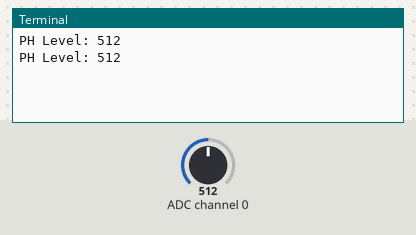
Simulated run of this program. Board: Raspberry Pi (BCM pin numbers). Shown: the last lines printed to the terminal. The inputs (shaded band) are chosen by the test bench; at power-on: ADC channel 0 = 512 (analog values on the 0–1023 scale).

Above: at 1.2 s.
1.3 s: ADC channel 0 set to 716
At 2.6 s:
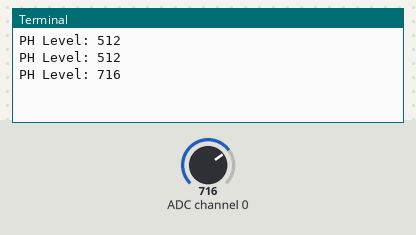
2.8 s: ADC channel 0 set to 900
At 3.5 s:
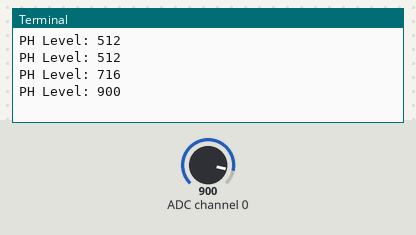
Timing chart, 0 to 5.8 s (numbered marks = the images above; inputs shaded):
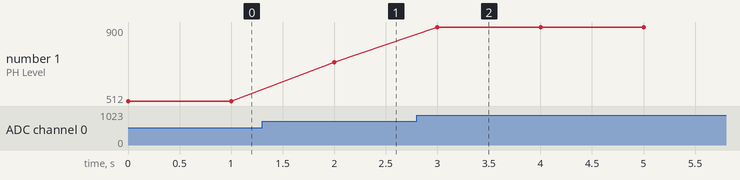

The program:

ph-sensor.py
```python
import time
import spidev

# Open SPI bus
spi = spidev.SpiDev()
spi.open(0,0)
spi.max_speed_hz=1000000

# Function to read SPI data from MCP3008 chip
# Channel must be an integer 0-7
def readadc(adcnum):
    if adcnum > 7 or adcnum < 0:
        return -1
    r = spi.xfer2([1, 8 + adcnum << 4, 0])
    data = ((r[1] & 3) << 8) + r[2]
    return data

# Define sensor channels
# (channels 3 to 7 unused)
ph_channel = 0

# Define delay between readings (s)
delay = 1

while True:
    # Read the ph sensor data
    ph_level = readadc(ph_channel)
    print("PH Level: {}".format(ph_level))

    # Wait before repeating loop
    time.sleep(delay)
```

Measured:
- after the input at 1.3 s, the terminal: prints a new line after 0.70 s (image 1)
- after the input at 2.8 s, the terminal: prints a new line after 0.20 s (image 2)
- plotted number 1: 512 → 716 after the input at 1.3 s, 716 → 900 after the input at 2.8 s
